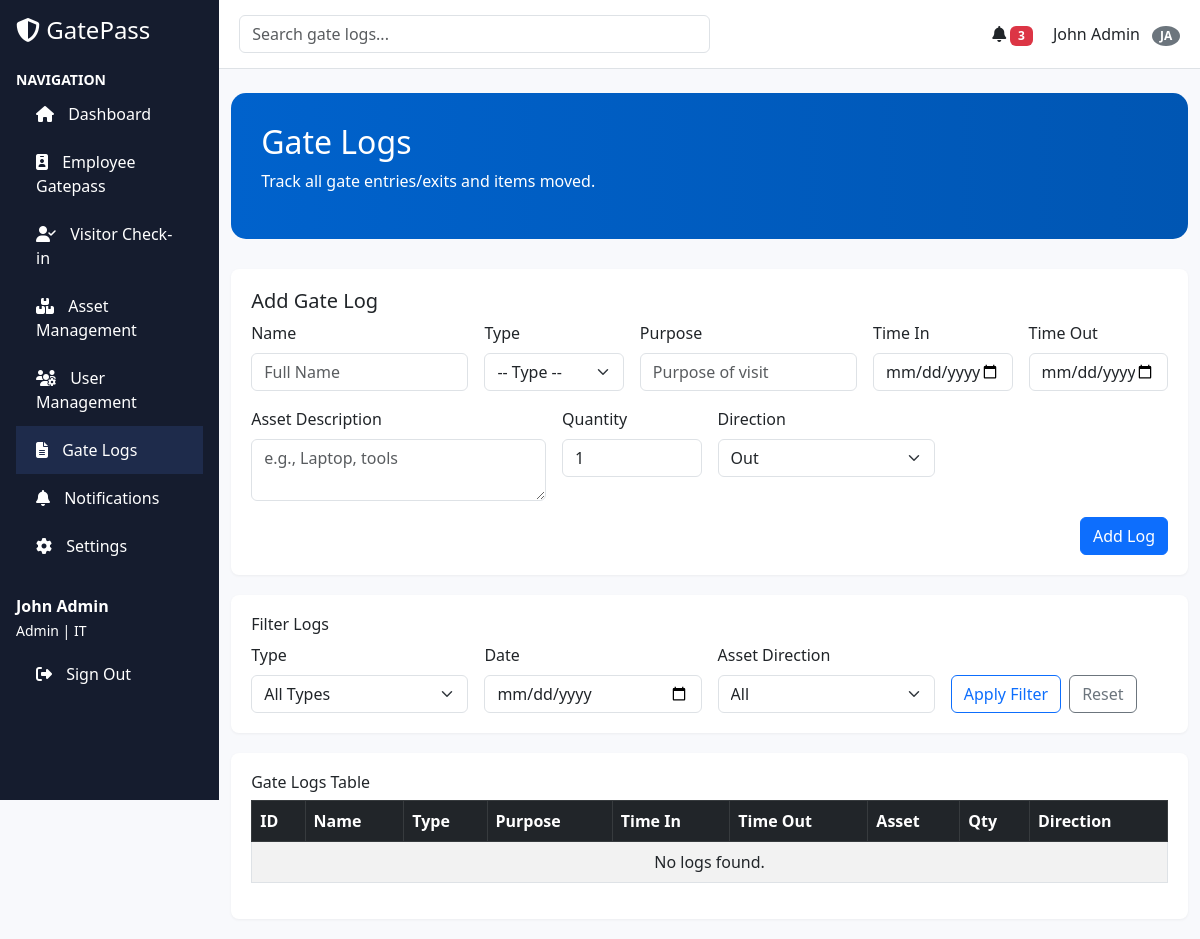
/gate-log.php, run on an earlier commit of the app's database.
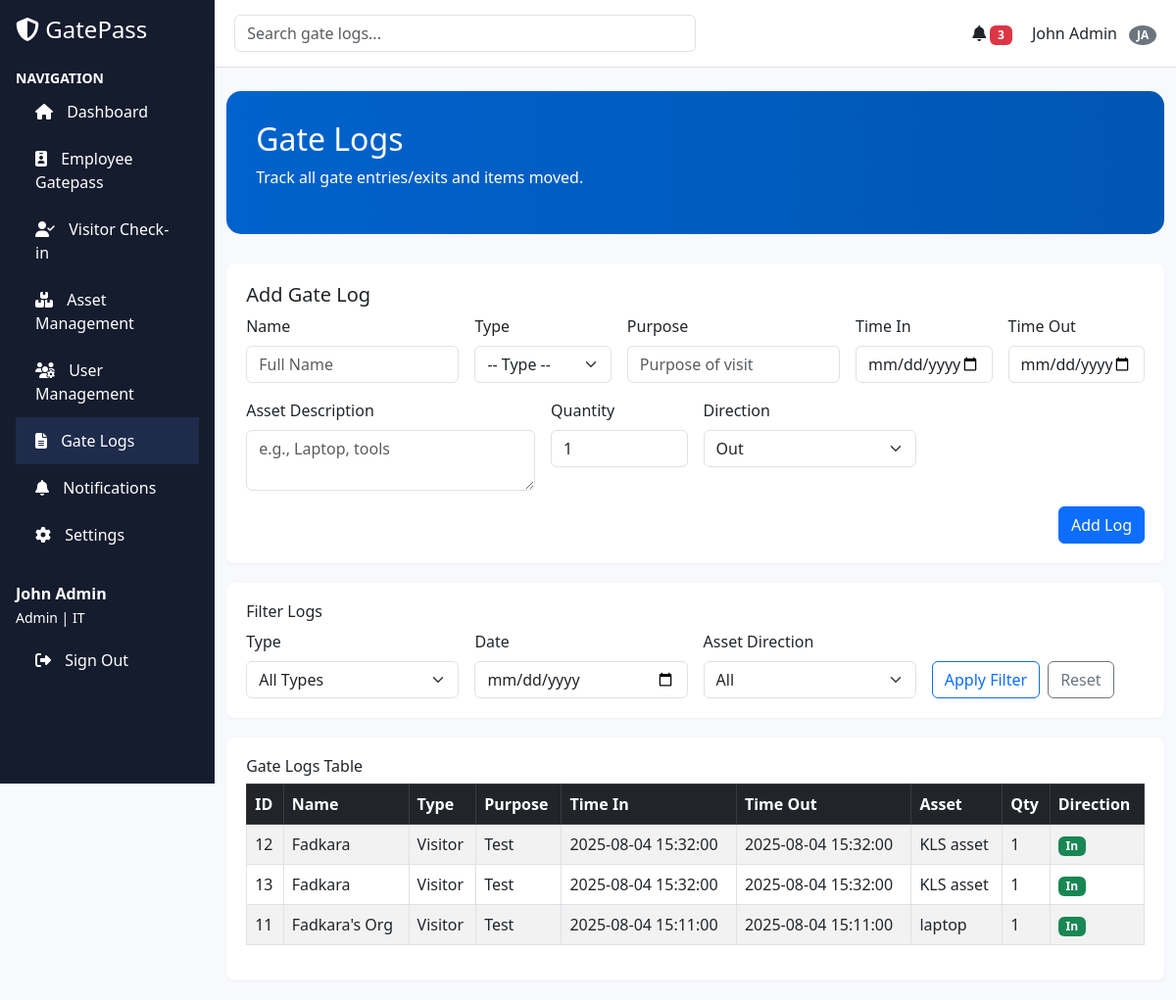
And on a later commit of the database.
### tables this page shows
CREATE TABLE `gate_logs` (
  `id` int(11) NOT NULL,
  `name` varchar(100) NOT NULL,
  `type` enum('Employee','Visitor') NOT NULL,
  `purpose` varchar(255) DEFAULT NULL,
  `time_in` datetime DEFAULT NULL,
  `time_out` datetime DEFAULT NULL,
  `asset_description` text DEFAULT NULL,
  `asset_quantity` int(11) DEFAULT 1,
  `asset_direction` enum('In','Out') DEFAULT 'Out'
);

### gate-log.php (the view, shortened to what this page needs)
<?php
$host = 'localhost';
$db_name = 'gatepass_system';
$username = 'root';
$password = '';
$conn = new mysqli($host, $username, $password, $db_name);
$query = "SELECT * FROM gate_logs WHERE 1";
$query .= " ORDER BY time_in DESC";
$result = $conn->query($query);
?>
<!DOCTYPE html>
<html lang="en">
<head>
  <link href="https://cdn.jsdelivr.net/npm/bootstrap@5.3.0/dist/css/bootstrap.min.css" rel="stylesheet">
  <link href="https://cdnjs.cloudflare.com/ajax/libs/font-awesome/6.4.0/css/all.min.css" rel="stylesheet">
</head>
<body>
<div class="d-flex">
  <div class="sidebar p-3">
    <h4 class="mb-4"><i class="fas fa-shield-alt"></i> GatePass</h4>
    <div class="fw-bold text-uppercase small">Navigation</div>
    <a href="dashboard.php"><i class="fas fa-home nav-icon"></i> Dashboard</a>
    <a href="#"><i class="fas fa-id-badge nav-icon"></i> Employee Gatepass</a>
    <a href="#"><i class="fas fa-user-check nav-icon"></i> Visitor Check-in</a>
    <a href="asset_management.php"><i class="fas fa-boxes nav-icon"></i> Asset Management</a>
    <a href="user_management.php"><i class="fas fa-users-cog nav-icon"></i> User Management</a>
    <a href="gate-logs.php" class="active"><i class="fas fa-file-alt nav-icon"></i> Gate Logs</a>
    <a href="#"><i class="fas fa-bell nav-icon"></i> Notifications</a>
    <a href="#"><i class="fas fa-cog nav-icon"></i> Settings</a>
    <div class="mt-4">
      <div class="fw-bold">John Admin</div>
      <small>Admin | IT</small><br>
      <a href="#" class="mt-2 d-block"><i class="fas fa-sign-out-alt nav-icon"></i> Sign Out</a>
    </div>
  </div>
  <div class="flex-grow-1">
    <div class="top-bar">
      <input type="text" class="form-control w-50" placeholder="Search gate logs...">
      <div>
        <i class="fas fa-bell"></i> <span class="badge bg-danger">3</span>
        <span class="ms-3">John Admin</span>
        <span class="badge bg-secondary rounded-circle ms-2">JA</span>
      </div>
    </div>
    <div class="container mt-4">
      <div class="welcome">
        <h2>Gate Logs</h2>
        <p>Track all gate entries/exits and items moved.</p>
      </div>
      <div class="form-section">
        <h5>Add Gate Log</h5>
        <form method="POST" class="row g-3">
          <div class="col-md-3">
            <label class="form-label">Name</label>
            <input type="text" name="name" class="form-control" placeholder="Full Name" required>
          </div>
          <div class="col-md-2">
            <label class="form-label">Type</label>
            <select name="type" class="form-select" required>
              <option value="">-- Type --</option>
            </select>
          </div>
          <div class="col-md-3">
            <label class="form-label">Purpose</label>
            <input type="text" name="purpose" class="form-control" placeholder="Purpose of visit" required>
          </div>
          <div class="col-md-2">
            <label class="form-label">Time In</label>
            <input type="datetime-local" name="time_in" class="form-control" required>
          </div>
          <div class="col-md-2">
            <label class="form-label">Time Out</label>
            <input type="datetime-local" name="time_out" class="form-control">
          </div>
          <div class="col-md-4">
            <label class="form-label">Asset Description</label>
            <textarea name="asset_description" class="form-control" placeholder="e.g., Laptop, tools" rows="2"></textarea>
          </div>
          <div class="col-md-2">
            <label class="form-label">Quantity</label>
            <input type="number" name="asset_quantity" class="form-control" min="1" value="1">
          </div>
          <div class="col-md-3">
            <label class="form-label">Direction</label>
            <select name="asset_direction" class="form-select">
              <option value="Out">Out</option>
            </select>
          </div>
          <div class="col-md-12 text-end">
            <button type="submit" class="btn btn-primary">Add Log</button>
          </div>
        </form>
      </div>
      <div class="form-section">
        <h6>Filter Logs</h6>
        <form method="GET" class="row g-3">
          <div class="col-md-3">
            <label class="form-label">Type</label>
            <select name="filter_type" class="form-select">
              <option value="All">All Types</option>
            </select>
          </div>
          <div class="col-md-3">
            <label class="form-label">Date</label>
            <input type="date" name="filter_date" class="form-control">
          </div>
          <div class="col-md-3">
            <label class="form-label">Asset Direction</label>
            <select name="filter_direction" class="form-select">
              <option value="All">All</option>
            </select>
          </div>
          <div class="col-md-3 d-flex align-items-end gap-2">
            <button type="submit" class="btn btn-outline-primary">Apply Filter</button>
            <a href="gate-log.php" class="btn btn-outline-secondary">Reset</a>
          </div>
        </form>
      </div>
      <div class="form-section">
        <h6>Gate Logs Table</h6>
        <div class="table-responsive">
          <table class="table table-bordered table-striped align-middle">
            <thead class="table-dark">
              <tr>
                <th>ID</th>
                <th>Name</th>
                <th>Type</th>
                <th>Purpose</th>
                <th>Time In</th>
                <th>Time Out</th>
                <th>Asset</th>
                <th>Qty</th>
                <th>Direction</th>
              </tr>
            </thead>
            <tbody>
              <?php if ($result && $result->num_rows > 0): ?>
                <?php while ($row = $result->fetch_assoc()): ?>
                  <tr>
                    <td><?= $row['id'] ?></td>
                    <td><?= htmlspecialchars($row['name']) ?></td>
                    <td><?= $row['type'] ?></td>
                    <td><?= htmlspecialchars($row['purpose']) ?></td>
                    <td><?= $row['time_in'] ?></td>
                    <td><?= $row['time_out'] ?: '-' ?></td>
                    <td><?= htmlspecialchars($row['asset_description']) ?: '-' ?></td>
                    <td><?= $row['asset_quantity'] ?></td>
                    <td>
                      <?php if (isset($row['asset_direction'])): ?>
                        <span class="badge <?= $row['asset_direction'] === 'In' ? 'badge-direction-in' : 'badge-direction-out' ?>">
                          <?= $row['asset_direction'] ?>
                        </span>
                      <?php else: ?>
                        -
                      <?php endif; ?>
                    </td>
                  </tr>
                <?php endwhile; ?>
              <?php else: ?>
                <tr><td colspan="10" class="text-center">No logs found.</td></tr>
              <?php endif; ?>
            </tbody>
          </table>
        </div>
      </div>
    </div>
  </div>
</div>
</body>
</html>

### gate-log.php (style rules this page uses)
body { font-family: 'Segoe UI', sans-serif; background-color: #f8f9fc; }
.sidebar { height: 100vh; background-color: #151c2e; color: white; }
.sidebar a { color: white; text-decoration: none; display: block; padding: 12px 20px; }
.sidebar a:hover, .sidebar .active { background-color: #1e2b4b; }
.nav-icon { margin-right: 10px; }
.top-bar { display: flex; justify-content: space-between; align-items: center; padding: 15px 20px; background-color: white; border-bottom: 1px solid #dee2e6; }
.welcome { background: linear-gradient(90deg, #0062cc, #0056b3); color: white; padding: 30px; border-radius: 15px; margin-bottom: 30px; }
.form-section { background: white; padding: 20px; border-radius: 8px; margin-bottom: 20px; box-shadow: 0 1px 3px rgba(0,0,0,0.05); }
.badge-direction-in { background-color: #198754; }

What changed in the data, as far as the page shows it:
added gate_logs: id "12", name "Fadkara", type "Visitor", purpose "Test", time_in "2025-08-04 15:32:00", time_out "2025-08-04 15:32:00", asset_description "KLS asset", asset_quantity "1", asset_direction "In"
added gate_logs: id "13", name "Fadkara", type "Visitor", purpose "Test", time_in "2025-08-04 15:32:00", time_out "2025-08-04 15:32:00", asset_description "KLS asset", asset_quantity "1", asset_direction "In"
added gate_logs: id "11", name "Fadkara's Org", type "Visitor", purpose "Test", time_in "2025-08-04 15:11:00", time_out "2025-08-04 15:11:00", asset_description "laptop", asset_quantity "1", asset_direction "In"
Also different on the page:
text no longer shown: "No logs found."
